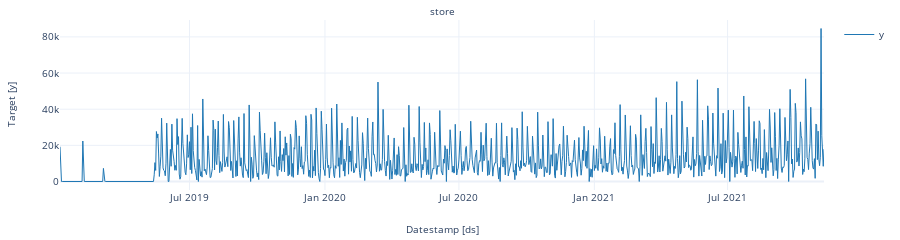

Write notebook code for a chart like this one.
### Code cell
StatsForecast.plot(Y_df)

### Figure 1 — Plotly figure (JSON) as saved in the notebook; plotly's stock layout.template omitted (floating-point values rounded to 4 significant figures; data arrays with more than 128 entries replaced by an {"elided": "..."} marker saying what was removed)
{"data": [{"legendgroup": "y", "line": {"color": "#1f77b4", "width": 1}, "mode": "lines", "name": "y", "showlegend": true, "type": "scatter", "x": {"elided": "1039 str values"}, "xaxis": "x", "y": {"elided": "1039 float values"}, "yaxis": "y"}], "layout": {"annotations": [{"font": {"size": 10}, "showarrow": false, "text": "store", "x": 0.5, "xanchor": "center", "xref": "paper", "y": 1, "yanchor": "bottom", "yref": "paper"}, {"font": {"size": 10}, "showarrow": false, "text": "Datestamp [ds]", "x": 0.5, "xanchor": "center", "xref": "paper", "y": 0, "yanchor": "top", "yref": "paper", "yshift": -30}, {"font": {"size": 10}, "showarrow": false, "text": "Target [y]", "textangle": -90, "x": 0, "xanchor": "right", "xref": "paper", "xshift": -40, "y": 0.5, "yanchor": "middle", "yref": "paper"}], "autosize": true, "font": {"size": 10}, "height": 150, "margin": {"b": 50, "l": 60, "r": 10, "t": 20}, "xaxis": {"anchor": "y", "domain": [0, 1], "showticklabels": true, "visible": true}, "yaxis": {"anchor": "x", "domain": [0, 1]}}}
